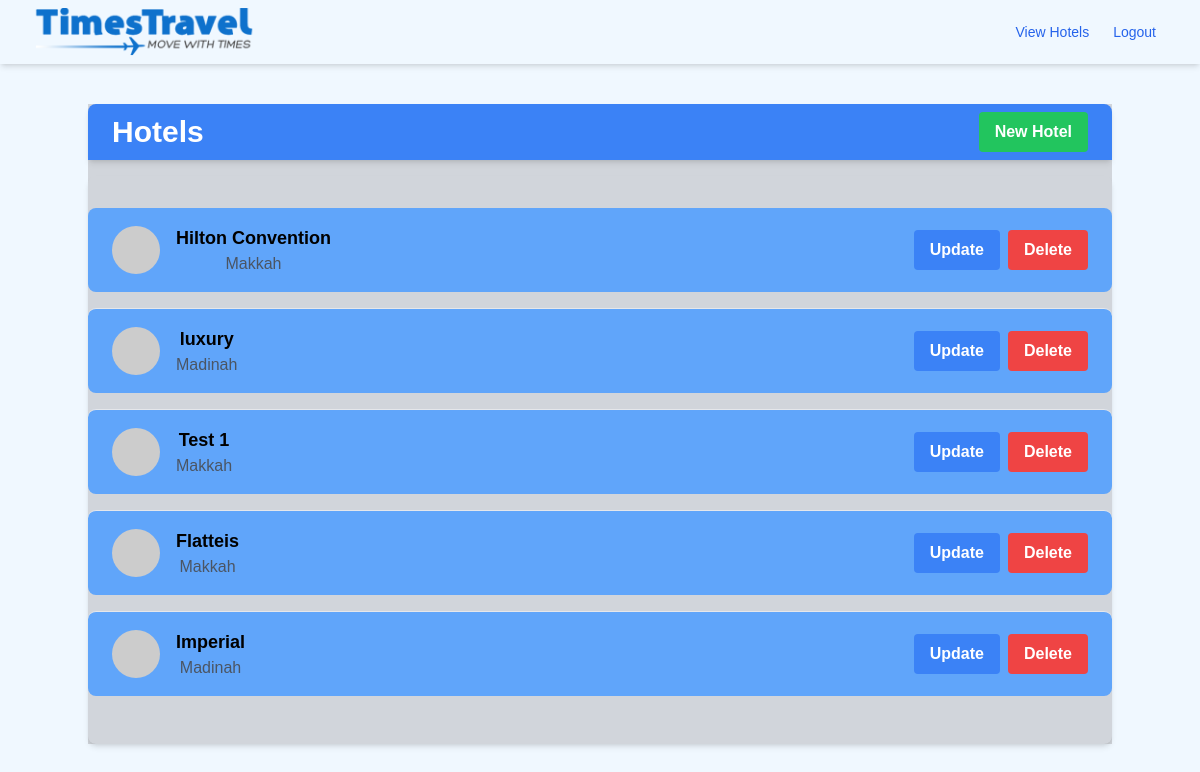
The page /hotels (signed in) on the database its author committed.
### app/models.py (models this page shows, shortened)
class Hotel(db.Model):
    id = db.Column(db.Integer, primary_key=True)
    name = db.Column(db.String(100), nullable=False)
    description = db.Column(db.String(255), nullable=False)
    location = db.Column(db.String(100), nullable=False)
    availability = db.Column(db.JSON, nullable=False)  # Dictionary to hold availability for each month
    rooms = db.relationship('Room', backref='hotel', cascade='all, delete-orphan', lazy=True)

### app/routes.py (the view)
@bp.route('/hotels', methods=['GET'])
@login_required
def view_hotels():
    if not is_logged_in_admin():
        flash('You need to be logged in as an admin to access this page.', 'warning')
        return redirect(url_for('main.index'))
    hotels = Hotel.query.all()
    return render_template('hotels.html', hotels=hotels)

### app/models.py (called while the page is built)
@login.user_loader
def load_user(id):
    return User.query.get(int(id))

### app/routes.py (called while the page is built)
def is_logged_in_admin():
    if current_user.is_authenticated and current_user.is_admin:
        return True
    return False

### app/templates/hotels.html (shortened to what this page needs)
{% extends "base.html" %}
{% block content %}
<div class="bg-gray-300 container mx-auto mt-10">
    <div class="bg-blue-500 text-white py-2 px-6 flex justify-between items-center rounded-t-lg shadow-md">
        <h1 class="font-bold text-3xl">Hotels</h1>
        <a href="{{ url_for('main.create_hotel') }}" class="bg-green-500 hover:bg-green-700 text-white font-bold py-2 px-4 rounded transition-colors duration-200">New Hotel</a>
    </div>
    <div class="py-8 shadow-md rounded-lg mt-4">
        <ul class="divide-y divide-gray-200">
            {% for hotel in hotels %}
            <li class="py-4 px-6 flex items-center justify-between bg-blue-400 mb-4 rounded-lg">
                <a href="{{ url_for('main.view_rooms', hotel_id=hotel.id) }}" class="flex items-center">
                    <div class="mr-4">
                        <img src="https://via.placeholder.com/48" alt="Hotel Image" class="w-12 h-12 rounded-full" />
                    </div>
                    <div>
                        <h2 class="text-lg font-semibold">{{ hotel.name }}</h2>
                        <p class="text-gray-600">{{ hotel.location }}</p>
                    </div>
                </a>
                <div class="flex items-center">
                    <a href="{{ url_for('main.update_hotel', hotel_id=hotel.id) }}" class="bg-blue-500 hover:bg-blue-700 text-white font-bold py-2 px-4 rounded mr-2 transition-colors duration-200">Update</a>
                    <form action="{{ url_for('main.delete_hotel', hotel_id=hotel.id) }}" method="post" class="inline">
                        <button type="submit" class="bg-red-500 hover:bg-red-700 text-white font-bold py-2 px-4 rounded transition-colors duration-200">Delete</button>
                    </form>
                </div>
            </li>
            {% endfor %}
        </ul>
    </div>
</div>
{% endblock %}

### app/static/css/style.css (style rules this page uses)
body { font-family: Arial, Helvetica, sans-serif; background: url('../images/backpic.jpeg') ; background-position: center; background-repeat: no-repeat; background-size: cover; height: 600px; }

### app/templates/base.html (style rules this page uses)
body { font-family: Arial, sans-serif; background-color: #f0f8ff; text-align: center; }

### rows shown on the page
Hotel: name "Hilton Convention", location "Makkah"
Hotel: name "luxury", location "Madinah"
Hotel: name "Test 1", location "Makkah"
Hotel: name "Flatteis", location "Makkah"
Hotel: name "Imperial", location "Madinah"
